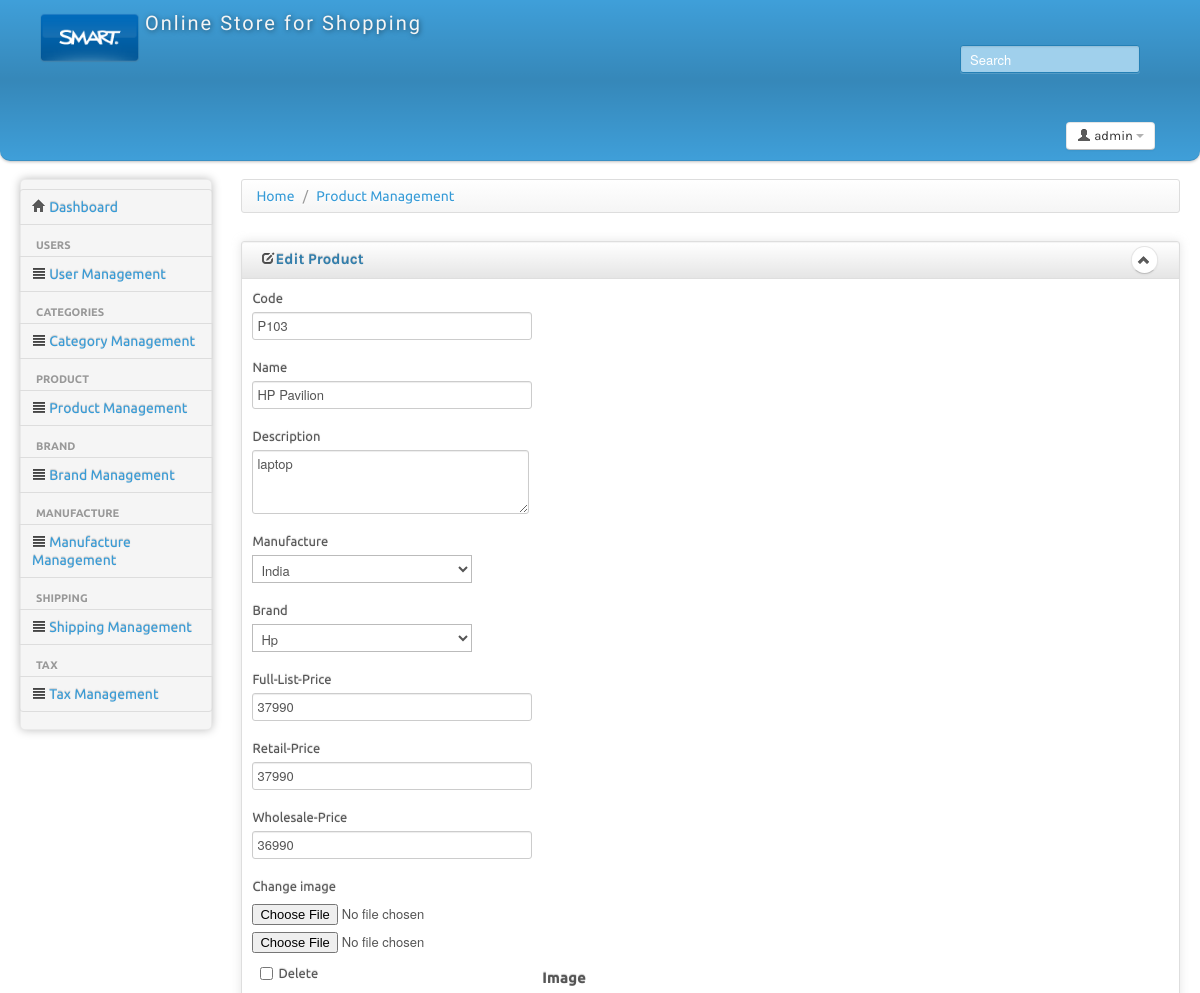
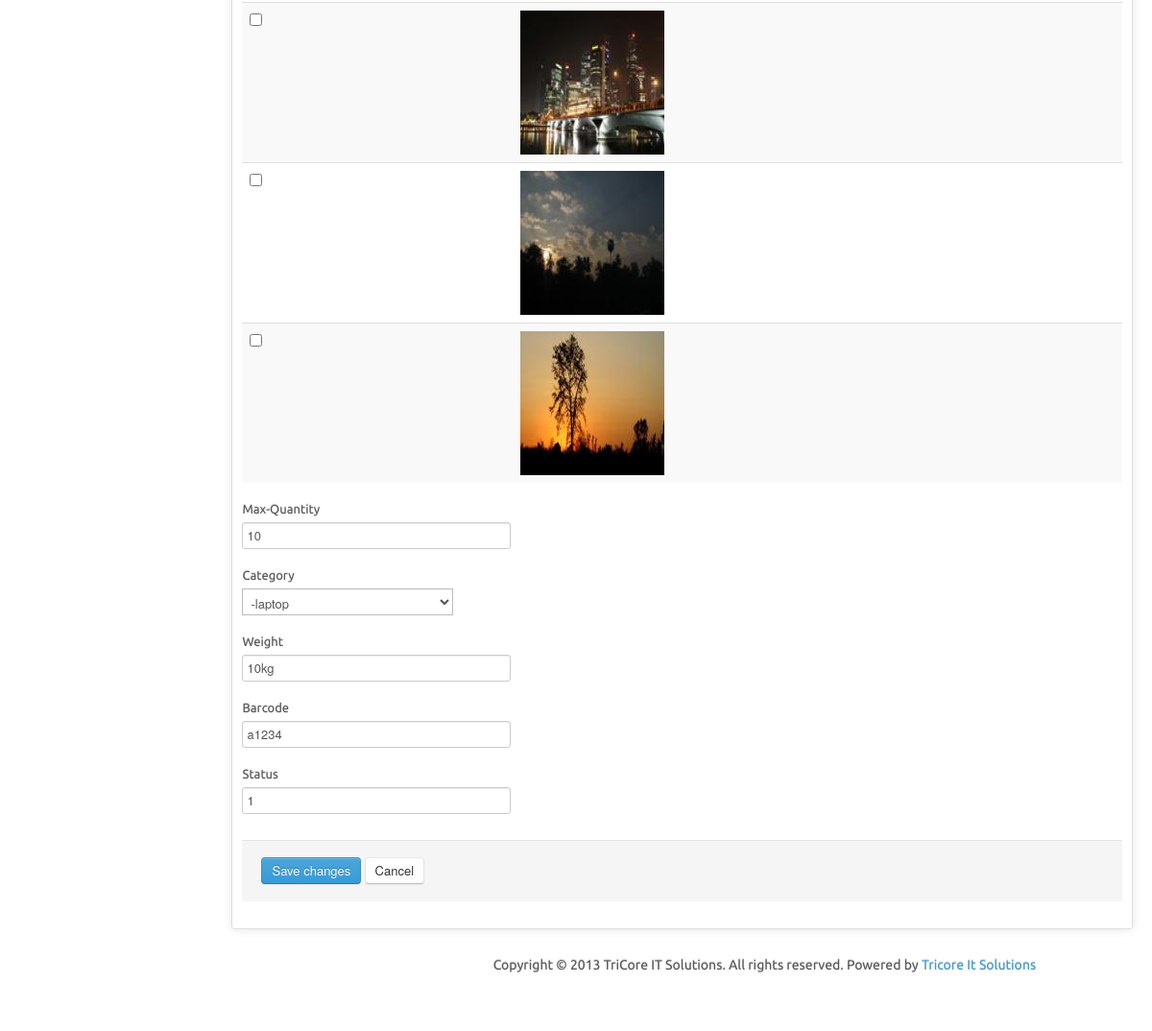
The page /admin/edit-product.php?id=8 (signed in) on the database its author committed (2 pictures, top to bottom).
### tables this page shows
CREATE TABLE IF NOT EXISTS `product_master` (
  `id` tinyint(11) NOT NULL AUTO_INCREMENT,
  `product_code` varchar(25) NOT NULL,
  `productname` varchar(100) NOT NULL,
  `description` text NOT NULL,
  `manufacture` tinyint(10) NOT NULL,
  `brand` tinyint(10) NOT NULL,
  `full_list_price` int(50) NOT NULL,
  `retail_price` int(25) NOT NULL,
  `wholesaler_price` int(25) NOT NULL,
  `max_quantity` tinyint(10) NOT NULL,
  `cat_id` tinyint(11) NOT NULL,
  `weight` varchar(50) NOT NULL,
  `barcode` varchar(100) NOT NULL,
  `timestamp` timestamp NOT NULL DEFAULT CURRENT_TIMESTAMP ON UPDATE CURRENT_TIMESTAMP,
  `status` tinyint(3) NOT NULL,
  PRIMARY KEY (`id`),
  KEY `cat_id` (`cat_id`),
  KEY `manufacture` (`manufacture`),
  KEY `brand` (`brand`)
);

CREATE TABLE IF NOT EXISTS `image_master` (
  `id` tinyint(10) NOT NULL AUTO_INCREMENT,
  `product_id` tinyint(10) NOT NULL,
  `image` text NOT NULL,
  `timestamp` timestamp NOT NULL DEFAULT CURRENT_TIMESTAMP,
  PRIMARY KEY (`id`),
  KEY `product_id` (`product_id`)
);

CREATE TABLE IF NOT EXISTS `category_master` (
  `id` tinyint(11) NOT NULL AUTO_INCREMENT,
  `name` varchar(25) NOT NULL,
  `description` text NOT NULL,
  `image` text NOT NULL,
  `parent_id` int(10) NOT NULL,
  `status` tinyint(3) NOT NULL,
  `timestamp` timestamp NOT NULL DEFAULT CURRENT_TIMESTAMP ON UPDATE CURRENT_TIMESTAMP,
  PRIMARY KEY (`id`),
  KEY `parent_id` (`parent_id`),
  KEY `parent_id_2` (`parent_id`),
  KEY `parent_id_3` (`parent_id`)
);

### admin/edit-product.php (the view, shortened to what this page needs)
<?php
	include_once('include/headers.php');
	if(isset($_REQUEST['id'])){
		$getProductData="SELECT * FROM product_master WHERE `id`='".$_REQUEST['id']."'";
		$result=mysql_query($getProductData) or die('Error'.mysql_error());
		$getProductRow=mysql_fetch_array($result);
		$getImage=mysql_query("select * from image_master where product_id='".$getProductRow['id']."'") or die('Error'.mysql_error());
		$counter=mysql_num_rows($getImage);
	}
?>
<body>
	<form action="" method="POST" enctype="multipart/form-data">
	  <div>
			<ul class="breadcrumb">
				<li>
					<a href="#">Home</a> <span class="divider">/</span>
				</li>
				<li>
					<a href="product.php">Product Management</a>
				</li>
			</ul>
		</div>
		<div class="row-fluid sortable">
			<div class="box span12">
				<div class="box-header well" data-original-title>
					<h2><i class="icon-edit"></i>Edit Product</h2>
					<div class="box-icon">
						<a href="#" class="btn btn-minimize btn-round"><i class="icon-chevron-up"></i></a>
					</div>
				</div>
				<div class="box-content">
				  <div class="control-group">
					<label class="control-label" for="focusedInput">Code</label>
					<div class="controls">
					  <input class="input-xlarge focused" id="code" type="text" value="<?php echo $getProductRow['product_code'];?>" name="code">
					</div>
				  </div>
				  <div class="control-group">
					<label class="control-label" for="focusedInput">Name</label>
					<div class="controls">
					  <input class="input-xlarge focused" id="name" type="text" value="<?php echo $getProductRow['productname'];?>" name="name">
					</div>
				 </div>
				 <div class="control-group">
					<label class="control-label">Description</label>
					 <div class="controls">
						<textarea  name="description" id="description" cols="50" rows="3"><?php echo $getProductRow['description'];?></textarea>
					 </div>
				</div>
				 <div class="control-group">
					<label class="control-label" for="selectError">Manufacture</label>
					<div class="controls">
						<select id="manufacture" data-rel="chosen" name="manufacture">
							<?php
								$manufacture=mysql_query("select * from manufacture_master") or die('Error'.mysql_error());
								while($resultManufacture=mysql_fetch_array($manufacture)) {
									if($getProductRow['manufacture']==$resultManufacture['id']){
											echo '<option selected=selected value="'.$resultManufacture['id'].'">'.$resultManufacture['name']."</option>";
										}
								}
							?>
						</select>
					</div>
				</div>
				 <div class="control-group">
					<label class="control-label" for="selectError">Brand</label>
					<div class="controls">
						<select id="brand" data-rel="chosen" name="brand">
								<?php
									$brand=mysql_query("select * from brand_master") or die('Error'.mysql_error());
									while($resultBrand=mysql_fetch_array($brand)) {
										if($getProductRow['brand']==$resultBrand['id']){
											echo '<option selected="selected" value="'.$resultBrand['id'].'">'.$resultBrand['name']."</option>";
										}
									}
							 ?>
						</select>
					</div>
				</div>
				 <div class="control-group">
					<label class="control-label" for="focusedInput">Full-List-Price</label>
					<div class="controls">
					  <input class="input-xlarge focused" id="fullListPrice" type="text" value="<?php echo $getProductRow['full_list_price'];?>" name="fullListPrice">
					</div>
				 </div>
				 <div class="control-group">
					<label class="control-label" for="focusedInput">Retail-Price</label>
					<div class="controls">
					  <input class="input-xlarge focused" id="retailPrice" type="text" value="<?php echo $getProductRow['retail_price'];?>" name="retailPrice">
					</div>
				 </div>
				 <div class="control-group">
					<label class="control-label" for="focusedInput">Wholesale-Price</label>
					<div class="controls">
					  <input class="input-xlarge focused" id="wholeSalePrice" type="text" value="<?php echo $getProductRow['wholesaler_price'];?>" name="wholeSalePrice">
					</div>
				 </div>
				 <div class="control-group">
					<label class="control-label">Change image</label>
					<div class="controls">
								<?php
								if($counter>0)
								{
								?>
									<table class="table table-striped bootstrap-datatable">
									<thead>
										<th><label class="checkbox"><input type="checkbox" id="status" value="enable" name="chk">Delete</label></th>
										<th>Image</th>
									</thead>
									<tbody>
								<?php while($resultImage=mysql_fetch_array($getImage)){
								?>
									<tr>
										<td><label class="checkbox"><input type="checkbox" id="checkbox" value="<?php echo $resultImage['id']?>" name="checkbox[]"></label></td>
										<td><img src="images/product_images/thumbnail/<?php echo $resultImage['image'] ?>"></td>
									</tr>
								<?php
									}
								}
								for($i=5;$i>$counter;$i--){?>
									<input class="input-file uniform_on" id="fileInput" type="file" name="file<?php echo (5-$i)+1 ; ?>" />
									<br/>
								<?php } ?>
								</tbody>
							</table>
					</div>
			    </div>
				<div class="control-group">
					<label class="control-label" for="focusedInput">Max-Quantity</label>
					<div class="controls">
					  <input class="input-xlarge focused" id="quantity" type="text" value="<?php echo $getProductRow['max_quantity'];?>" name="quantity">
					</div>
				 </div>
				<div class="control-group">
					<label class="control-label" for="selectError">Category</label>
					<div class="controls">
						<select id="category" data-rel="chosen" name="category">
								<?php
									$data = array();
									$index = array();
									$query = mysql_query("SELECT id, parent_id, name FROM category_master ORDER BY name");
									while ($row = mysql_fetch_assoc($query)) {
										$id = $row["id"];
										$parent_id = $row["parent_id"] === NULL ? "NULL" : $row["parent_id"];
										$data[$id] = $row;
										$index[$parent_id][] = $id;
									}
									function display_child_nodes($parent_id, $level,$cat_id)
									{
										global $data, $index;
										$parent_id = $parent_id === NULL ? "NULL" : $parent_id;
										if (isset($index[$parent_id])) {
											foreach ($index[$parent_id] as $id) {
												$indent=str_repeat("-",$level);
												if($data[$id]["id"]==$cat_id){
													echo '<option selected="selected" value="'.$data[$id]["id"].'">'.$indent.$data[$id]["name"].'</option>';
												}
												display_child_nodes($id, $level + 1,$cat_id);
											}
										}
									}
									display_child_nodes(0, 0,$getProductRow['cat_id']);
								?>
						</select>
					</div>
				</div>
				<div class="control-group">
					<label class="control-label" for="focusedInput">Weight</label>
					<div class="controls">
					  <input class="input-xlarge focused" id="weight" type="text" value="<?php echo $getProductRow['weight'];?>" name="weight">
					</div>
			    </div>
				 <div class="control-group">
					<label class="control-label" for="focusedInput">Barcode</label>
					<div class="controls">
					  <input class="input-xlarge focused" id="barcode" type="text" value="<?php echo $getProductRow['barcode'];?>" name="barcode">
					</div>
				</div>
				<div class="control-group">
					<label class="control-label" for="focusedInput">Status</label>
					<div class="controls">
						<input class="input-xlarge focused" id="focusedInput" type="text" value="<?php echo $getProductRow['status'];?>" name="status">
					</div>
			  </div>
		  <div class="form-actions">
			<button type="submit" class="btn btn-primary" id="submit" name="submit">Save changes</button>
			<button class="btn" name="cancel" type="submit">Cancel</button>
		</div>
	</div>
	</div>
	</div>
</form>
</body>
<?php include('include/footer.php'); ?>

### admin/css/charisma-app.css (style rules this page uses)
select { background-color:#fff; }
.box { border: 1px solid #DEDEDE; border-radius:3px; -webkit-border-radius:3px; -moz-border-radius:3px; margin-top: 10px; margin-bottom: 10px ; box-shadow: 0 0 10px rgba(189, 189, 189, 0.4); -webkit-box-shadow: 0 0 10px rgba(189, 189, 189, 0.4); -moz-box-shadow: 0 0 10px rgba(189, 189, 189, 0.4); }
.box-header { border:none; padding-top:5px; border-bottom: 1px solid #DEDEDE; border-radius:3px 3px 0 0; -webkit-border-radius:3px 3px 0 0; -moz-border-radius:3px 3px 0 0; height:12px; min-height:12px; margin-bottom: 0; cursor:move; background: -moz-linear-gradient(top, rgba(255,255,255,0) 0%, rgba(0,0,0,0.1) 100%); background: -webkit-gradient(linear, left top, left bottom, color-stop(0%,rgba(255,255,255,0)), color-stop(100%,rgba(0,0,0,0.1))); background: -webkit-linear-gradient(top, rgba(255,255,255,0) 0%,rgba(0,0,0,0.1) 100%); background: -o-linear-gradient(top, rgba(255,255,255,0) 0%,rgba(0,0,0,0.1) 100%); background: -ms-linear-gradient(top, rgba(255,255,255,0) 0%,rgba(0,0,0,0.1) 100%); background: linear-gradient(to bottom, rgba(255,255,255,0) 0%,rgba(0,0,0,0.1) 100%); filter: progid:DXImageTransform.Microsoft.gradient( startColorstr='#00ffffff', endColorstr='#1a000000',GradientType=0 ); }
.box-header h2 { font-size:15px; width:auto; clear:none; float:left; line-height:25px; white-space: nowrap; }
.box-header h2 > i { margin-top:1px; }
.box-icon { float:right; }
.box-icon a { clear:none; float:left; margin:0 2px; height: 18px; width:5px; margin-top: -1px; }
.box-icon a i { margin-left:-4.5px; }
.box-content { padding:10px; }
.btn-round { border-radius: 40px; -webkit-border-radius: 40px; -moz-border-radius: 40px; font-size:12px; padding-top:4px; }

### admin/include/headers.php (style rules this page uses)
body { padding-bottom: 40px; }

### rows shown on the page
product_master: code "P103", name "HP Pavilion", description "laptop", fullListPrice "37990", retailPrice "37990", wholeSalePrice "36990", quantity "10", weight "10kg", barcode "a1234", status "1"
image_master: image (picture)
image_master: image (picture)
image_master: image (picture)
category_master: category "-laptop"

### other values the page prints
form field manufacture "India"
form field brand "Hp"
